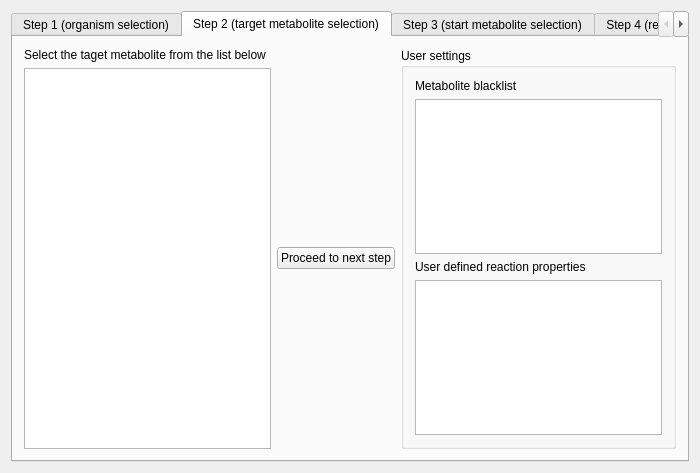
<ui version="4.0" >
 <class>LabelPositionAssistentClass</class>
 <widget class="QDockWidget" name="LabelPositionAssistentClass" >
  <property name="geometry" >
   <rect>
    <x>0</x>
    <y>0</y>
    <width>700</width>
    <height>473</height>
   </rect>
  </property>
  <property name="windowTitle" >
   <string>Label position assistent</string>
  </property>
  <widget class="QWidget" name="widget" >
   <property name="geometry" >
    <rect>
     <x>0</x>
     <y>22</y>
     <width>700</width>
     <height>451</height>
    </rect>
   </property>
   <layout class="QVBoxLayout" name="verticalLayout_2" >
    <item>
     <widget class="QTabWidget" name="tabWidget" >
      <property name="currentIndex" >
       <number>1</number>
      </property>
      <widget class="QWidget" name="tab" >
       <property name="geometry" >
        <rect>
         <x>8</x>
         <y>68</y>
         <width>676</width>
         <height>406</height>
        </rect>
       </property>
       <attribute name="title" >
        <string>Step 1 (organism selection)</string>
       </attribute>
       <layout class="QGridLayout" name="gridLayout_5" >
        <item row="0" column="0" >
         <layout class="QVBoxLayout" name="verticalLayout_5" >
          <item>
           <widget class="QLabel" name="label_2" >
            <property name="maximumSize" >
             <size>
              <width>16777215</width>
              <height>20</height>
             </size>
            </property>
            <property name="text" >
             <string>Select an organism</string>
            </property>
           </widget>
          </item>
          <item>
           <widget class="QComboBox" name="comboBox" />
          </item>
         </layout>
        </item>
        <item row="0" column="1" >
         <widget class="QPushButton" name="pushButton_2" >
          <property name="sizePolicy" >
           <sizepolicy vsizetype="Fixed" hsizetype="Fixed" >
            <horstretch>0</horstretch>
            <verstretch>0</verstretch>
           </sizepolicy>
          </property>
          <property name="text" >
           <string>Proceed to next step</string>
          </property>
         </widget>
        </item>
        <item row="0" column="2" >
         <widget class="QGroupBox" name="groupBox" >
          <property name="sizePolicy" >
           <sizepolicy vsizetype="Fixed" hsizetype="Fixed" >
            <horstretch>0</horstretch>
            <verstretch>0</verstretch>
           </sizepolicy>
          </property>
          <property name="title" >
           <string>Advanced options</string>
          </property>
          <layout class="QGridLayout" name="gridLayout_4" >
           <item row="0" column="0" >
            <widget class="QLabel" name="label_3" >
             <property name="text" >
              <string>Maximum network depth</string>
             </property>
            </widget>
           </item>
           <item row="0" column="1" >
            <widget class="QLineEdit" name="lineEdit" >
             <property name="maximumSize" >
              <size>
               <width>50</width>
               <height>16777215</height>
              </size>
             </property>
             <property name="inputMask" >
              <string>D999; </string>
             </property>
             <property name="text" >
              <string>100</string>
             </property>
            </widget>
           </item>
          </layout>
         </widget>
        </item>
        <item row="1" column="0" >
         <spacer name="verticalSpacer_9" >
          <property name="orientation" >
           <enum>Qt::Vertical</enum>
          </property>
          <property name="sizeHint" stdset="0" >
           <size>
            <width>20</width>
            <height>273</height>
           </size>
          </property>
         </spacer>
        </item>
        <item row="1" column="1" >
         <spacer name="verticalSpacer_8" >
          <property name="orientation" >
           <enum>Qt::Vertical</enum>
          </property>
          <property name="sizeHint" stdset="0" >
           <size>
            <width>20</width>
            <height>273</height>
           </size>
          </property>
         </spacer>
        </item>
        <item row="1" column="2" >
         <spacer name="verticalSpacer_7" >
          <property name="orientation" >
           <enum>Qt::Vertical</enum>
          </property>
          <property name="sizeHint" stdset="0" >
           <size>
            <width>20</width>
            <height>273</height>
           </size>
          </property>
         </spacer>
        </item>
       </layout>
      </widget>
      <widget class="QWidget" name="tab_2" >
       <property name="geometry" >
        <rect>
         <x>0</x>
         <y>0</y>
         <width>676</width>
         <height>406</height>
        </rect>
       </property>
       <attribute name="title" >
        <string>Step 2 (target metabolite selection)</string>
       </attribute>
       <layout class="QGridLayout" name="gridLayout" >
        <item row="0" column="0" >
         <widget class="QLabel" name="label" >
          <property name="text" >
           <string>Select the taget metabolite from the list below</string>
          </property>
         </widget>
        </item>
        <item rowspan="2" row="0" column="2" >
         <widget class="QGroupBox" name="groupBox_3" >
          <property name="title" >
           <string>User settings</string>
          </property>
          <layout class="QVBoxLayout" name="verticalLayout" >
           <item>
            <widget class="QLabel" name="label_8" >
             <property name="text" >
              <string>Metabolite blacklist</string>
             </property>
            </widget>
           </item>
           <item>
            <widget class="QTextEdit" name="textEdit" />
           </item>
           <item>
            <widget class="QLabel" name="label_9" >
             <property name="text" >
              <string>User defined reaction properties</string>
             </property>
            </widget>
           </item>
           <item>
            <widget class="QTextEdit" name="textEdit_2" />
           </item>
          </layout>
         </widget>
        </item>
        <item row="1" column="0" >
         <widget class="QListWidget" name="listWidget" />
        </item>
        <item row="1" column="1" >
         <widget class="QPushButton" name="pushButton" >
          <property name="text" >
           <string>Proceed to next step</string>
          </property>
         </widget>
        </item>
       </layout>
      </widget>
      <widget class="QWidget" name="tab_3" >
       <property name="geometry" >
        <rect>
         <x>4</x>
         <y>34</y>
         <width>676</width>
         <height>406</height>
        </rect>
       </property>
       <attribute name="title" >
        <string>Step 3 (start metabolite selection)</string>
       </attribute>
       <layout class="QGridLayout" name="gridLayout_2" >
        <item rowspan="5" row="0" column="0" >
         <layout class="QVBoxLayout" name="verticalLayout_4" >
          <item>
           <widget class="QLabel" name="label_7" >
            <property name="text" >
             <string>Select the start metabolite from the list below</string>
            </property>
           </widget>
          </item>
          <item>
           <widget class="QListWidget" name="listWidget_2" />
          </item>
         </layout>
        </item>
        <item row="0" column="1" >
         <spacer name="verticalSpacer" >
          <property name="orientation" >
           <enum>Qt::Vertical</enum>
          </property>
          <property name="sizeHint" stdset="0" >
           <size>
            <width>20</width>
            <height>85</height>
           </size>
          </property>
         </spacer>
        </item>
        <item row="1" column="1" colspan="3" >
         <widget class="QGroupBox" name="groupBox_2" >
          <property name="maximumSize" >
           <size>
            <width>16777215</width>
            <height>100</height>
           </size>
          </property>
          <property name="title" >
           <string>Advanced options</string>
          </property>
          <layout class="QVBoxLayout" name="verticalLayout_3" >
           <item>
            <widget class="QRadioButton" name="radioButton" >
             <property name="text" >
              <string>Analyze every possible tracer combination</string>
             </property>
             <property name="checked" >
              <bool>false</bool>
             </property>
            </widget>
           </item>
           <item>
            <widget class="QRadioButton" name="radioButton_2" >
             <property name="text" >
              <string>Analyze only configurations with single atom labels</string>
             </property>
             <property name="checked" >
              <bool>true</bool>
             </property>
            </widget>
           </item>
          </layout>
         </widget>
        </item>
        <item row="2" column="3" >
         <spacer name="verticalSpacer_2" >
          <property name="orientation" >
           <enum>Qt::Vertical</enum>
          </property>
          <property name="sizeHint" stdset="0" >
           <size>
            <width>20</width>
            <height>86</height>
           </size>
          </property>
         </spacer>
        </item>
        <item row="3" column="1" colspan="3" >
         <widget class="QPushButton" name="pushButton_3" >
          <property name="text" >
           <string>Proceed to next step</string>
          </property>
         </widget>
        </item>
        <item row="4" column="2" >
         <spacer name="verticalSpacer_3" >
          <property name="orientation" >
           <enum>Qt::Vertical</enum>
          </property>
          <property name="sizeHint" stdset="0" >
           <size>
            <width>20</width>
            <height>85</height>
           </size>
          </property>
         </spacer>
        </item>
       </layout>
      </widget>
      <widget class="QWidget" name="tab_4" >
       <property name="geometry" >
        <rect>
         <x>4</x>
         <y>34</y>
         <width>676</width>
         <height>406</height>
        </rect>
       </property>
       <attribute name="title" >
        <string>Step 4 (results)</string>
       </attribute>
       <layout class="QGridLayout" name="gridLayout_3" >
        <item row="0" column="0" >
         <widget class="QLabel" name="label_6" >
          <property name="text" >
           <string>Analyzed tracer configurations</string>
          </property>
         </widget>
        </item>
        <item rowspan="2" row="0" column="1" >
         <spacer name="verticalSpacer_5" >
          <property name="orientation" >
           <enum>Qt::Vertical</enum>
          </property>
          <property name="sizeHint" stdset="0" >
           <size>
            <width>20</width>
            <height>40</height>
           </size>
          </property>
         </spacer>
        </item>
        <item rowspan="6" row="1" column="0" >
         <widget class="QTableWidget" name="tableWidget" >
          <property name="selectionMode" >
           <enum>QAbstractItemView::SingleSelection</enum>
          </property>
          <column>
           <property name="text" >
            <string>Start tracer position</string>
           </property>
          </column>
          <column>
           <property name="text" >
            <string>Target tracer position</string>
           </property>
          </column>
          <column>
           <property name="text" >
            <string># of metabolites</string>
           </property>
          </column>
          <column>
           <property name="text" >
            <string>Comment</string>
           </property>
          </column>
         </widget>
        </item>
        <item row="2" column="1" >
         <widget class="QPushButton" name="pushButton_5" >
          <property name="text" >
           <string>Stop</string>
          </property>
         </widget>
        </item>
        <item row="3" column="1" >
         <spacer name="verticalSpacer_4" >
          <property name="orientation" >
           <enum>Qt::Vertical</enum>
          </property>
          <property name="sizeHint" stdset="0" >
           <size>
            <width>20</width>
            <height>135</height>
           </size>
          </property>
         </spacer>
        </item>
        <item row="5" column="1" >
         <widget class="QPushButton" name="pushButton_4" >
          <property name="text" >
           <string>Show graph</string>
          </property>
         </widget>
        </item>
        <item row="6" column="1" >
         <spacer name="verticalSpacer_6" >
          <property name="orientation" >
           <enum>Qt::Vertical</enum>
          </property>
          <property name="sizeHint" stdset="0" >
           <size>
            <width>20</width>
            <height>134</height>
           </size>
          </property>
         </spacer>
        </item>
        <item row="4" column="1" >
         <widget class="QPushButton" name="pushButton_6" >
          <property name="text" >
           <string>Show metabolites</string>
          </property>
         </widget>
        </item>
       </layout>
      </widget>
     </widget>
    </item>
   </layout>
  </widget>
 </widget>
 <layoutdefault spacing="6" margin="11" />
 <resources/>
 <connections/>
</ui>
